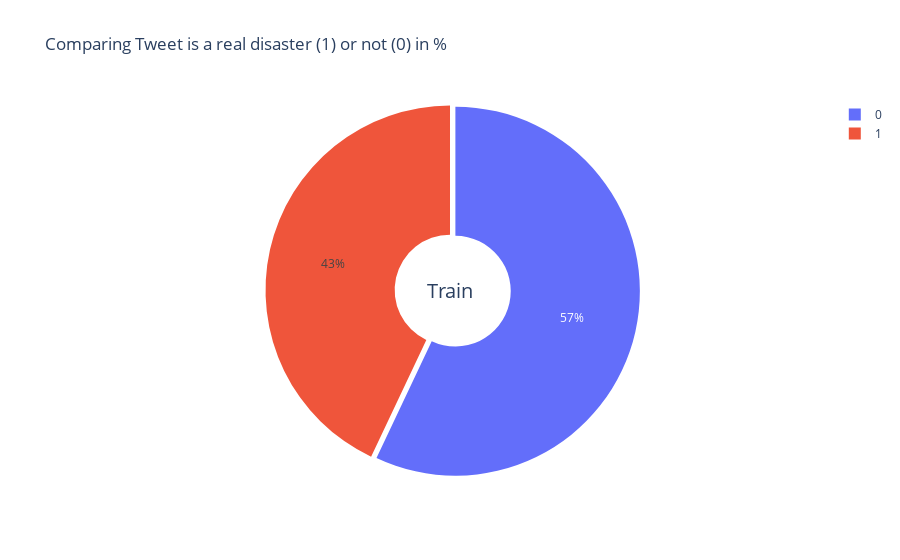

Notebook code for this chart:
### Markdown cell above
the ratio of 1's to 0's is considerable, our dataset is balanced

### Code cell
counts_train = train_df.target.value_counts(sort=False)
labels = counts_train.index
values_train = counts_train.values

data = go.Pie(labels=labels, values=values_train, pull=[0.03, 0])
layout = go.Layout(title="Comparing Tweet is a real disaster (1) or not (0) in %")
fig = go.Figure(data=[data], layout=layout)
fig.update_traces(hole=.3, hoverinfo="label+percent+value")
fig.update_layout(
    # Add annotations in the center of the donut pies
    annotations = [dict(text='Train', x=0.5, y=0.5, font_size=20, showarrow=False)]
)
fig.show()

### Figure 1 — Plotly figure (JSON) as saved in the notebook; plotly's stock layout.template omitted (floating-point values rounded to 4 significant figures)
{"data": [{"hole": 0.3, "hoverinfo": "label+percent+value", "labels": [0, 1], "pull": [0.03, 0], "type": "pie", "values": [4342, 3271]}], "layout": {"annotations": [{"font": {"size": 20}, "showarrow": false, "text": "Train", "x": 0.5, "y": 0.5}], "title": {"text": "Comparing Tweet is a real disaster (1) or not (0) in %"}}}
